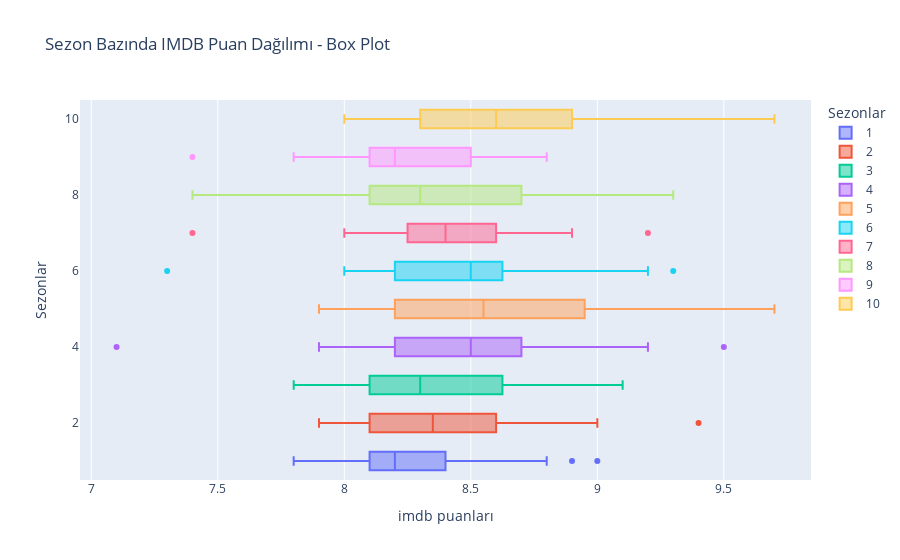

Notebook code cell kept with this figure:
### Code cell
fig = px.box(all_data, x = 'imdb_rating', y = 'season', color = 'season',  labels = {'season': 'Sezonlar',
                                                                  'imdb_rating': 'imdb puanları',},
                                                                   title = 'Sezon Bazında IMDB Puan Dağılımı - Box Plot')  
fig.show()

### Figure 1 — Plotly figure (JSON) as saved in the notebook; plotly's stock layout.template omitted (floating-point values rounded to 4 significant figures)
{"data": [{"alignmentgroup": "True", "hovertemplate": "Sezonlar=%{y}<br>imdb puanları=%{x}<extra></extra>", "legendgroup": "1", "marker": {"color": "#636efa"}, "name": "1", "notched": false, "offsetgroup": "1", "orientation": "h", "showlegend": true, "type": "box", "x": [8.3, 8, 8.1, 8.1, 8.4, 8.1, 9, 8.1, 8.2, 8, 8.2, 8.2, 8.6, 8.2, 8.2, 8.1, 8.4, 8.8, 8.1, 7.8, 7.8, 8.3, 8.7, 8.9], "x0": " ", "xaxis": "x", "y": [1, 1, 1, 1, 1, 1, 1, 1, 1, 1, 1, 1, 1, 1, 1, 1, 1, 1, 1, 1, 1, 1, 1, 1], "y0": " ", "yaxis": "y"}, {"alignmentgroup": "True", "hovertemplate": "Sezonlar=%{y}<br>imdb puanları=%{x}<extra></extra>", "legendgroup": "2", "marker": {"color": "#EF553B"}, "name": "2", "notched": false, "offsetgroup": "2", "orientation": "h", "showlegend": true, "type": "box", "x": [8.5, 8.2, 8.3, 7.9, 8.2, 8.6, 9, 8.5, 7.9, 8, 8.1, 8.6, 8.7, 9.4, 8.9, 8.6, 8.3, 8.4, 8.5, 8.1, 8.1, 9, 8, 8.2], "x0": " ", "xaxis": "x", "y": [2, 2, 2, 2, 2, 2, 2, 2, 2, 2, 2, 2, 2, 2, 2, 2, 2, 2, 2, 2, 2, 2, 2, 2], "y0": " ", "yaxis": "y"}, {"alignmentgroup": "True", "hovertemplate": "Sezonlar=%{y}<br>imdb puanları=%{x}<extra></extra>", "legendgroup": "3", "marker": {"color": "#00cc96"}, "name": "3", "notched": false, "offsetgroup": "3", "orientation": "h", "showlegend": true, "type": "box", "x": [8.4, 9, 8, 8, 8.1, 9.1, 8.3, 8.3, 9, 8.1, 8.6, 8.2, 8.2, 7.8, 8.5, 9.1, 8.3, 8.4, 8.1, 8.1, 8.7, 8.2, 8, 8.1, 8.8], "x0": " ", "xaxis": "x", "y": [3, 3, 3, 3, 3, 3, 3, 3, 3, 3, 3, 3, 3, 3, 3, 3, 3, 3, 3, 3, 3, 3, 3, 3, 3], "y0": " ", "yaxis": "y"}, {"alignmentgroup": "True", "hovertemplate": "Sezonlar=%{y}<br>imdb puanları=%{x}<extra></extra>", "legendgroup": "4", "marker": {"color": "#ab63fa"}, "name": "4", "notched": false, "offsetgroup": "4", "orientation": "h", "showlegend": true, "type": "box", "x": [9.1, 8, 8.5, 8.2, 8.4, 8.5, 8.7, 9.1, 7.9, 8, 8.5, 9.5, 8.2, 8.2, 8.5, 8.2, 8.6, 8.2, 8.7, 8.5, 7.1, 8.5, 8.7, 9.2], "x0": " ", "xaxis": "x", "y": [4, 4, 4, 4, 4, 4, 4, 4, 4, 4, 4, 4, 4, 4, 4, 4, 4, 4, 4, 4, 4, 4, 4, 4], "y0": " ", "yaxis": "y"}, {"alignmentgroup": "True", "hovertemplate": "Sezonlar=%{y}<br>imdb puanları=%{x}<extra></extra>", "legendgroup": "5", "marker": {"color": "#FFA15A"}, "name": "5", "notched": false, "offsetgroup": "5", "orientation": "h", "showlegend": true, "type": "box", "x": [8.9, 9, 8.8, 8.2, 8.7, 8, 8.3, 9.1, 9.1, 8.1, 9.1, 8.2, 8.1, 9.7, 8.5, 8.6, 8.5, 7.9, 8.7, 8.2, 8.4, 8.2, 8.8, 9.1], "x0": " ", "xaxis": "x", "y": [5, 5, 5, 5, 5, 5, 5, 5, 5, 5, 5, 5, 5, 5, 5, 5, 5, 5, 5, 5, 5, 5, 5, 5], "y0": " ", "yaxis": "y"}, {"alignmentgroup": "True", "hovertemplate": "Sezonlar=%{y}<br>imdb puanları=%{x}<extra></extra>", "legendgroup": "6", "marker": {"color": "#19d3f3"}, "name": "6", "notched": false, "offsetgroup": "6", "orientation": "h", "showlegend": true, "type": "box", "x": [8.7, 8.2, 8.1, 8.5, 8.1, 8.5, 8.3, 8.5, 9.2, 8.6, 8.1, 8, 8.2, 8.5, 8.5, 8.5, 9.1, 8.3, 8.3, 7.3, 8.6, 9, 8.6, 8.7, 9.3], "x0": " ", "xaxis": "x", "y": [6, 6, 6, 6, 6, 6, 6, 6, 6, 6, 6, 6, 6, 6, 6, 6, 6, 6, 6, 6, 6, 6, 6, 6, 6], "y0": " ", "yaxis": "y"}, {"alignmentgroup": "True", "hovertemplate": "Sezonlar=%{y}<br>imdb puanları=%{x}<extra></extra>", "legendgroup": "7", "marker": {"color": "#FF6692"}, "name": "7", "notched": false, "offsetgroup": "7", "orientation": "h", "showlegend": true, "type": "box", "x": [8.4, 8.3, 8.1, 8.1, 8, 8.9, 8.5, 8.2, 8.1, 8.5, 8.6, 8.6, 8.4, 8.6, 8.4, 8.7, 8.3, 8.4, 8.7, 8.3, 7.4, 8.3, 8.9, 9.2], "x0": " ", "xaxis": "x", "y": [7, 7, 7, 7, 7, 7, 7, 7, 7, 7, 7, 7, 7, 7, 7, 7, 7, 7, 7, 7, 7, 7, 7, 7], "y0": " ", "yaxis": "y"}, {"alignmentgroup": "True", "hovertemplate": "Sezonlar=%{y}<br>imdb puanları=%{x}<extra></extra>", "legendgroup": "8", "marker": {"color": "#B6E880"}, "name": "8", "notched": false, "offsetgroup": "8", "orientation": "h", "showlegend": true, "type": "box", "x": [8.7, 9.1, 8.7, 9.3, 8.1, 8.5, 7.8, 8.7, 9.3, 8, 8, 8.5, 8.5, 8.2, 8.3, 8.2, 8, 8.2, 7.4, 8.2, 8.1, 8.3, 8.8, 8.9], "x0": " ", "xaxis": "x", "y": [8, 8, 8, 8, 8, 8, 8, 8, 8, 8, 8, 8, 8, 8, 8, 8, 8, 8, 8, 8, 8, 8, 8, 8], "y0": " ", "yaxis": "y"}, {"alignmentgroup": "True", "hovertemplate": "Sezonlar=%{y}<br>imdb puanları=%{x}<extra></extra>", "legendgroup": "9", "marker": {"color": "#FF97FF"}, "name": "9", "notched": false, "offsetgroup": "9", "orientation": "h", "showlegend": true, "type": "box", "x": [8.6, 8.5, 8.2, 8.1, 8.5, 8.3, 8.6, 8.8, 8.1, 7.4, 7.9, 7.9, 8.1, 8.2, 8.3, 8.2, 8.4, 8.6, 8.1, 8.2, 8.2, 7.8, 8.4, 8.6], "x0": " ", "xaxis": "x", "y": [9, 9, 9, 9, 9, 9, 9, 9, 9, 9, 9, 9, 9, 9, 9, 9, 9, 9, 9, 9, 9, 9, 9, 9], "y0": " ", "yaxis": "y"}, {"alignmentgroup": "True", "hovertemplate": "Sezonlar=%{y}<br>imdb puanları=%{x}<extra></extra>", "legendgroup": "10", "marker": {"color": "#FECB52"}, "name": "10", "notched": false, "offsetgroup": "10", "orientation": "h", "showlegend": true, "type": "box", "x": [8.5, 8.8, 8.8, 8.3, 8.2, 8.2, 8.3, 8.9, 8.6, 8, 9, 8.9, 8.5, 8.6, 8.5, 8.9, 9.7, 9.7], "x0": " ", "xaxis": "x", "y": [10, 10, 10, 10, 10, 10, 10, 10, 10, 10, 10, 10, 10, 10, 10, 10, 10, 10], "y0": " ", "yaxis": "y"}], "layout": {"boxmode": "overlay", "legend": {"title": {"text": "Sezonlar"}, "tracegroupgap": 0}, "title": {"text": "Sezon Bazında IMDB Puan Dağılımı - Box Plot"}, "xaxis": {"anchor": "y", "domain": [0, 1], "title": {"text": "imdb puanları"}}, "yaxis": {"anchor": "x", "categoryarray": [10, 9, 8, 7, 6, 5, 4, 3, 2, 1], "categoryorder": "array", "domain": [0, 1], "title": {"text": "Sezonlar"}}}}
